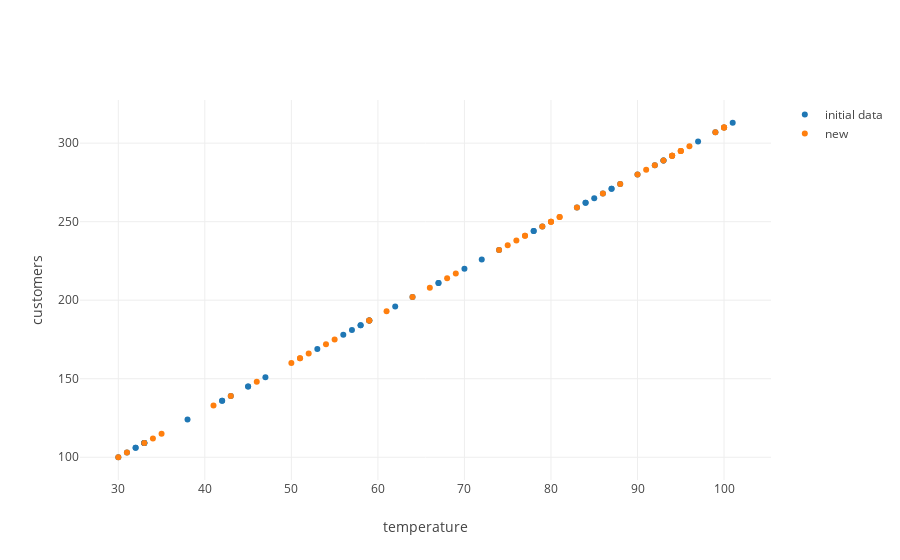

Notebook code cell kept with this figure:
### Code cell
from graph import trace_values, plot
new_data_trace = trace_values(new_random_temperatures, new_perfect_customers, name = 'new')
plot([data_trace, new_data_trace], layout = layout)

### Figure 1 — Plotly figure (JSON) as saved in the notebook; plotly's stock layout.template omitted (floating-point values rounded to 4 significant figures)
{"data": [{"mode": "markers", "name": "initial data", "text": [], "type": "scatter", "uid": "3e40ad58-17cd-45be-9c8f-9327970de826", "x": [47, 38, 62, 45, 93, 87, 90, 78, 56, 42, 92, 33, 79, 85, 30, 87, 64, 59, 43, 70, 33, 32, 33, 99, 31, 78, 57, 84, 33, 97, 58, 86, 93, 100, 59, 74, 59, 58, 88, 67, 32, 83, 101, 42, 53, 67, 45, 72, 94, 84], "y": [151, 124, 196, 145, 289, 271, 280, 244, 178, 136, 286, 109, 247, 265, 100, 271, 202, 187, 139, 220, 109, 106, 109, 307, 103, 244, 181, 262, 109, 301, 184, 268, 289, 310, 187, 232, 187, 184, 274, 211, 106, 259, 313, 136, 169, 211, 145, 226, 292, 262]}, {"mode": "markers", "name": "new", "text": [], "type": "scatter", "uid": "00a30973-f500-49fb-916f-7c20b8c68c7b", "x": [94, 54, 68, 66, 93, 94, 80, 34, 91, 61, 81, 83, 52, 76, 100, 77, 41, 86, 95, 43, 50, 96, 80, 77, 92, 33, 90, 35, 69, 80, 51, 51, 94, 59, 31, 55, 99, 100, 59, 81, 95, 74, 75, 88, 64, 100, 30, 79, 95, 46], "y": [292, 172, 214, 208, 289, 292, 250, 112, 283, 193, 253, 259, 166, 238, 310, 241, 133, 268, 295, 139, 160, 298, 250, 241, 286, 109, 280, 115, 217, 250, 163, 163, 292, 187, 103, 175, 307, 310, 187, 253, 295, 232, 235, 274, 202, 310, 100, 247, 295, 148]}], "layout": {"autosize": true, "xaxis": {"autorange": true, "range": [25.55, 105.4], "title": {"text": "temperature"}, "type": "linear"}, "yaxis": {"autorange": true, "range": [84.4, 328.6], "title": {"text": "customers"}, "type": "linear"}}}
